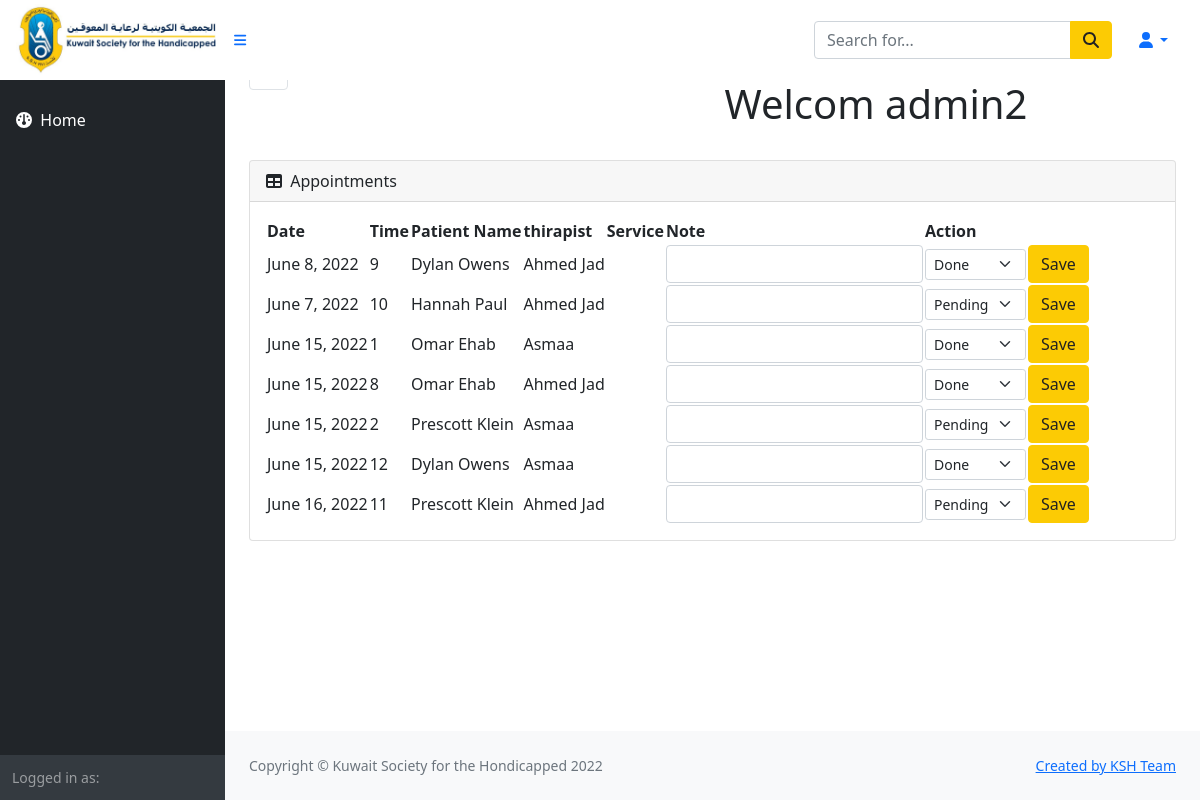
The app's page /therapistprofile (signed in) with its own data.
### kshapp/models.py (models this page shows, shortened)
class Appointment(models.Model):
    Action = (
        ('Pending', 'Pending'),
        ('Done', 'Done'),
    )
    STATUS = (
        ('Attend', 'Attend'),
        ('Absent', 'Absent'),
        ('Excuse of Child', 'Excuse of Child'),
        ('Excuse of therapist', 'Excuse of therapist'),
    )
    Time = (
        ("8", "8"),
        ("9", "9"),
        ("10", "10"),
        ("11", "11"),
        ("12", "12"),
        ("1", "1"),
        ("2", "2"),
    )
    date = models.DateField(null=True, blank=True)
    time = models.CharField(max_length=200, null=True, blank=True, choices=Time)
    patient_name = models.ForeignKey(Patient, on_delete=models.CASCADE, null=False, blank=False)
    therapist_name = models.ForeignKey(Therapist, on_delete=models.CASCADE, null=False, blank=False)
    service = models.ForeignKey (Section,on_delete=models.CASCADE, null=True, blank=True)
    note = models.CharField(max_length=200, null=True, blank=True)
    status = models.CharField(max_length=200, null=True, blank=True, choices=STATUS)
    action = models.CharField(max_length=200, null=True, blank=True, choices=Action,default='Pending')
    class Meta:
             unique_together = ['date','time','therapist_name','patient_name']

class Patient(models.Model):
    GENDER = (
        ('Male', 'Male'),
        ('Female', 'Female'),
    )
    created = models.DateTimeField(default=timezone.now)
    name = models.CharField(max_length=250, null=False, blank=False)
    patient_type = models.ForeignKey(PatientType, on_delete=models.CASCADE, null=False, blank=False)
    civil_Id = models.CharField(max_length=200, null=False, blank=False,unique=True)
    type_disability = models.ForeignKey(Disability, on_delete=models.CASCADE, null=False, blank=False)
    Date_Of_Birth = models.DateField(null=False, blank=False)
    email = models.CharField(max_length=200, null=False, blank=False)
    adress = models.TextField(null=False, blank=False)
    phone = models.CharField(max_length=50, null=False, blank=False)
    photo = models.ImageField(upload_to='images', null=True, blank=True)
    ID_photo = models.ImageField(upload_to='images', null=True, blank=True)
    uplode = models.ImageField(upload_to='images', null=True, blank=True)
    gender = models.CharField(max_length=200, null=True, blank=True, choices=GENDER)
    nationality = models.CharField(max_length=200, null=False, blank=False)
    parents_contact = models.CharField(max_length=200, null=False, blank=False)
    def __str__(self):
        return self.name

class Therapist(models.Model):
    user = models.OneToOneField(User, on_delete=models.CASCADE,null=False, blank=False)
    therapist_name = models.CharField(max_length=200, null=False, blank=False)
    phone = models.CharField(max_length=200, null=False, blank=False)
    email = models.CharField(max_length=200, null=False, blank=False)
    adress = models.CharField(max_length=200, null=False, blank=False)
    sections = models.ForeignKey(Section, on_delete=models.CASCADE, null=False, blank=False)
    def __str__(self):
        return self.therapist_name

### kshapp/views.py (the view)
# urls.py: path('therapistprofile', views.therapistprofile, name='therapistprofile'),
@login_required(login_url = 'login')
def therapistprofile(request):
    context = {
        'appoint':appointment_models.objects.all(),
        }
    return render(request, 'pages/therapistprofile.html', context,)

### templates/pages/therapistprofile.html (shortened to what this page needs)
{% load static %}
<!DOCTYPE html>
<html lang="en">
    <head>
        <link href="{% static 'css/styles.css' %}" rel="stylesheet" />
        <link href="https://cdn.jsdelivr.net/npm/simple-datatables@latest/dist/style.css" rel="stylesheet" />
        <link href="css/styles.css" rel="stylesheet" />
    </head>
    <body class="sb-nav-fixed">
        <nav class="sb-topnav navbar navbar-expand c-top-nav">
            <a class="navbar-brand ps-3" href="index.html">
                <img class="logo" src="{% static 'images/logo.jpg' %}" />
            </a>
            <button class="btn btn-link btn-sm order-1 order-lg-0 me-4 me-lg-0" id="sidebarToggle" href="#!"><i
                    class="fas fa-bars"></i></button>
            <form class="d-none d-md-inline-block form-inline ms-auto me-0 me-md-3 my-2 my-md-0">
                <div class="input-group">
                    <input class="form-control" type="text" placeholder="Search for..." aria-label="Search for..."
                        aria-describedby="btnNavbarSearch" />
                    <button class="btn btn-primary" id="btnNavbarSearch" type="button"><i
                            class="fas fa-search"></i></button>
                </div>
            </form>
            <ul class="navbar-nav ms-auto ms-md-0 me-3 me-lg-4">
                <li class="nav-item dropdown">
                    <a class="nav-link dropdown-toggle" id="navbarDropdown" href="#" role="button"
                        data-bs-toggle="dropdown" aria-expanded="false"><i class="fas fa-user fa-fw"></i></a>
                </li>
            </ul>
        </nav>
        <div id="layoutSidenav">
            <div id="layoutSidenav_nav">
                <nav class="sb-sidenav accordion sb-sidenav-dark" id="sidenavAccordion">
                    <div class="sb-sidenav-menu">
                        <div class="nav ">
                            <ul class="nav flex-column">
                                <li class="nav-item">
                                    <a class="nav-link active" aria-current="page" href="{% url 'kshapp:home'%}"> <i
                                            class="fa-solid fa-gauge"></i> &nbsp; Home</a>
                                </li>
                            </ul>
                        </div>
                    </div>
                    <div class="sb-sidenav-footer">
                        <div class="small">Logged in as: </div>
                    </div>
                </nav>
            </div>
            <div id="layoutSidenav_content">
                <main>
                    <div class="main-content container-fluid px-4">
                        <div class="row">
                            <div class="col">
                            </div>
                            <div class="col align-items-center">
                                <h1 class="user-name mt-4">Welcom {{request.user}}</h1>
                            </div>
                        </div>
                        <div class="card my-4">
                            <div class="card-header">
                                <i class="fas fa-table me-1"></i>
                                Appointments
                            </div>
                            <div class="card-body">
                                <table id="datatablesSimple">
                                    <thead>
                                        <tr>
                                            <th>Date</th>
                                            <th>Time</th>
                                            <th>Patient Name </th>
                                            <th>thirapist</th>
                                            <th> Service</th>
                                            <th>Note</th>
                                            <th>Action</th>
                                            <th></th>
                                        </tr>
                                    </thead>
                                    <tbody>
                                        {% for appoin in appoint %}
                                        <tr>
                                            <td>{{appoin.date}}</td>
                                            <td>{{appoin.time}}</td>
                                            <td>{{appoin.patient_name}}</td>
                                            <td>{{appoin.therapist_name}}</td>
                                            <td>{{appoin.sercices}}</td>
                                            <td>
                                                <div class="input-group mb-6">
                                                    <input type="text" class="form-control">
                                                </div>
                                            </td>
                                            <td>
                                                <select class="form-select form-select-sm"
                                                    aria-label=".form-select-sm example">
                                                    <option selected>{{appoin.action}}</option>
                                                </select>
                                            </td>
                                            <td>
                                                <button class="btn btn-primary" type="button"
                                                    id="button-addon2">Save</button>
                                            </td>
                                            {% endfor %}
                                        </tr>
                                    </tbody>
                                </table>
                            </div>
                        </div>
                    </div>
                </main>
                <footer class="py-4 bg-light mt-auto">
                    <div class="container-fluid px-4">
                        <div class="d-flex align-items-center justify-content-between small">
                            <div class="text-muted">Copyright &copy; Kuwait Society for the Hondicapped 2022</div>
                            <div>
                                <a href="#">Created by KSH Team</a>
                            </div>
                        </div>
                    </div>
                </footer>
            </div>
        </div>
    </body>
</html>

### records on screen
Appointment: date "June 8, 2022", time "9", patient_name "Dylan Owens", therapist_name "Ahmed Jad", action "Done"
Appointment: date "June 7, 2022", time "10", patient_name "Hannah Paul", therapist_name "Ahmed Jad", action "Pending"
Appointment: date "June 15, 2022", time "1", patient_name "Omar Ehab", therapist_name "Asmaa", action "Done"
Appointment: date "June 15, 2022", time "8", patient_name "Omar Ehab", therapist_name "Ahmed Jad", action "Done"
Appointment: date "June 15, 2022", time "2", patient_name "Prescott Klein", therapist_name "Asmaa", action "Pending"
Appointment: date "June 15, 2022", time "12", patient_name "Dylan Owens", therapist_name "Asmaa", action "Done"
Appointment: date "June 16, 2022", time "11", patient_name "Prescott Klein", therapist_name "Ahmed Jad", action "Pending"

### other values on screen
{{ request.user }} "admin2"
